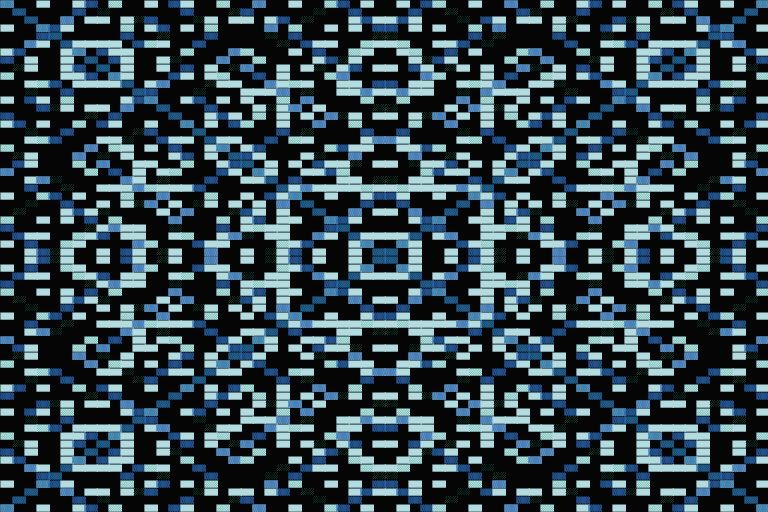
Frame 1 (no input)
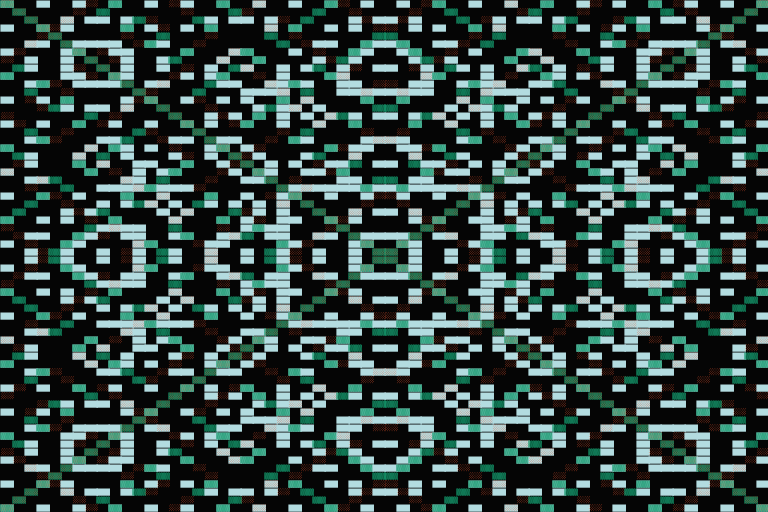
Frame 2 (the mouse pressed at the canvas centre, redrawn once)

The p5.js sketch that drew these frames (run headless with seeded random() and noise() and a simulated clock; the mouse was pressed at the canvas centre and the sketch redrawn once):

// p5.js sketch
// ── sketch.js
/*
Genuary 2023
JAN.21 "Persian Rug"
By Roni Kaufman
https://ronikaufman.github.io
*/

let s = 8, n = 64, ratio = 1.5;

function setup() {
    createCanvas(n*s*ratio, n*s);
    noStroke();
    textSize(s*1.5);
    textAlign(CENTER, CENTER);
    textFont("monospace");
    
    noLoop();
}

function draw() {
    background("#050505");
    translate(s/8, 0);

    let colors = shuffle(["#14976b", "#2b67af", "#ef562f"]);
    let zs = shuffle([7, 9]);

    for (let i = 0; i < n; i++) {
        let x = s*i*ratio;
        for (let j = 0; j < n; j++) {
            let y = s*j;
            push();
            translate(x+ratio*s/2, y+s/2);
            rotate(PI/2);
            if (((i*j) - (j^i)) % 3 == 0) {
                fill("#b3dce0");
                text("█", 0, 0);
            }
            if ((i ^ j) % zs[0] == 0) {
                fill(colors[0]);
                text("▓", 0, 0);
            }
            
            if ((i ^ j) % zs[1] == 0) {
                fill(colors[1]);
                text("░", 0, 0);
            }
            pop();
        }
    }
}
